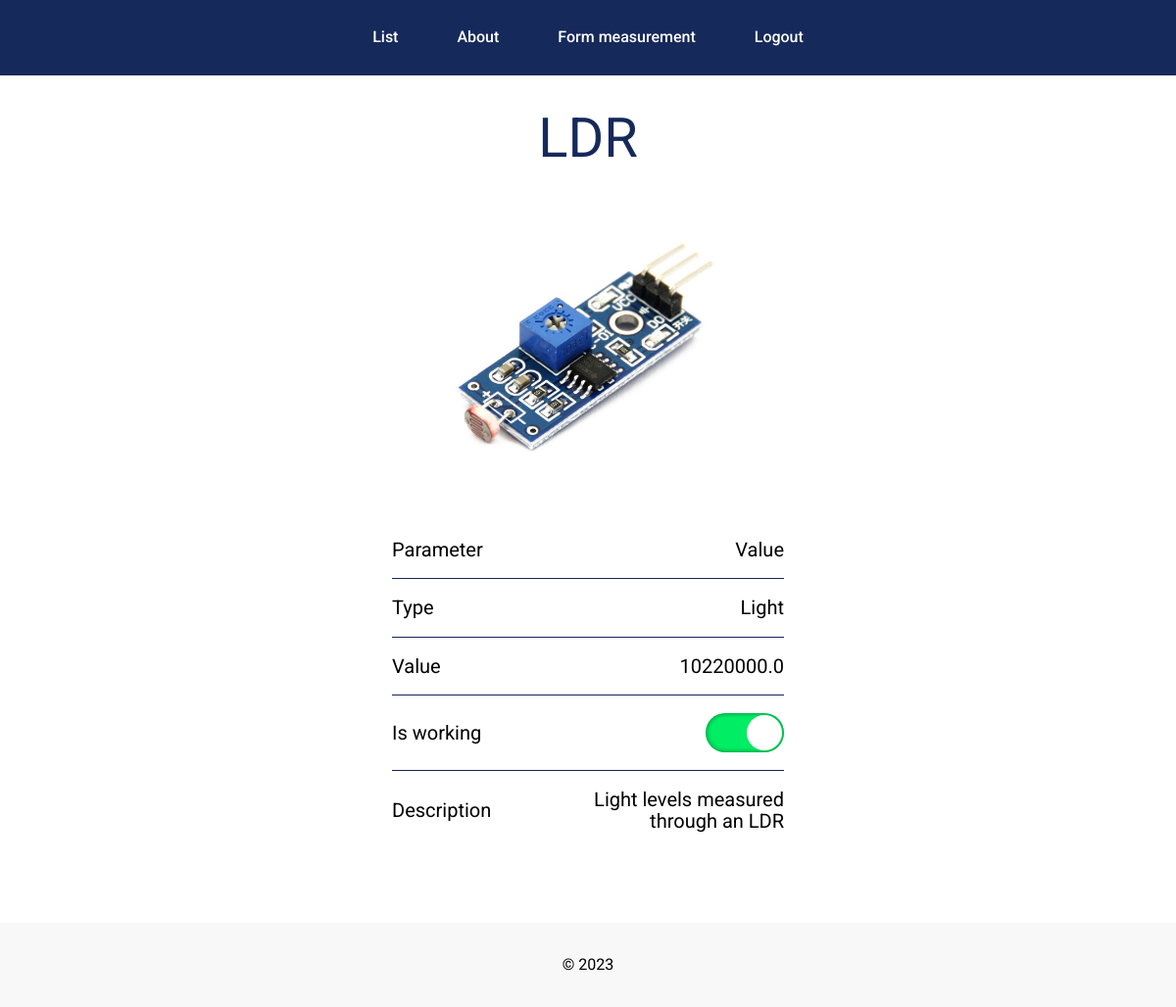
Page /measurement_details/8/ (signed in) on the earlier database version.
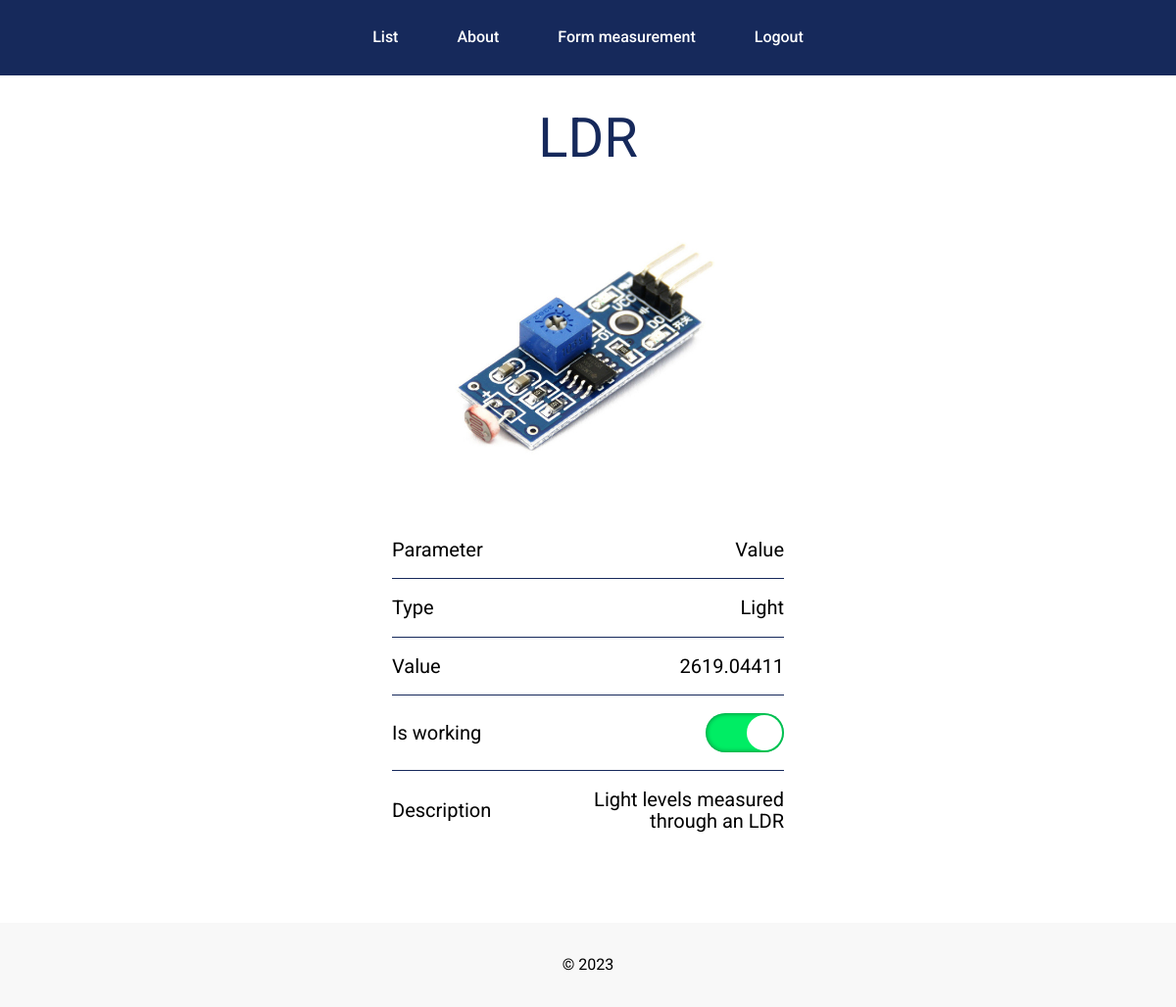
Same page on the later database version.
### pmiot/models.py (models this page shows, shortened)
class Measurement(models.Model):
    measurementName = models.CharField(default='Name', max_length=250)
    measurementType = models.CharField(default='Type', max_length=250)
    description = models.CharField(max_length=250, blank=True, null=True)
    min_value = models.IntegerField(default=0)
    max_value = models.IntegerField(default=100)
    value = models.FloatField(default=0, blank=True, null=True)
    dimension = models.CharField(default='°C', max_length=10)
    isWorking = models.BooleanField(default=False)
    image = models.ImageField(default=None, upload_to='', null=True)
    min_comfort = models.IntegerField(default=0)
    max_comfort = models.IntegerField(default=100)
    need_notification = models.BooleanField(default=False)
    is_notified = models.BooleanField(default=False)
    last_notified = models.DateTimeField(default=None, null=True)
    class Meta:
        ordering = ['measurementName']

### pmiot/views.py (the view)
# urls.py: path('measurement_details/<int:measurement_id>/', views.measurement_details, name='measurement_details'),
@login_required(login_url="/login/")
def measurement_details(request, measurement_id):
    prognose(measurement_id)
    process_data(measurement_id)
    sensor = get_object_or_404(Measurement, pk=measurement_id)
    is_comfortable = (sensor.value > sensor.min_comfort) and (sensor.value < sensor.max_comfort)
    if ((not is_comfortable) and
            ((not sensor.is_notified) or
             (sensor.is_notified and ((datetime.now(KyivTz)-sensor.last_notified).total_seconds() > 30 ))))\
            and (sensor.need_notification and sensor.isWorking): #300
        msg = "Attention! The sensor value is "
        if sensor.value < sensor.min_comfort:
            msg += "lower than comfortable!"
        elif sensor.value > sensor.max_comfort:
            msg += "higher than comfortable!"
        sensor.is_notified = True
        sensor.last_notified = datetime.now(KyivTz)
        sensor.save()
        context = {'details': sensor,
                   'msg': msg}
        return render(request, 'pmiot/measurement_details.html', context)
    else:
        sensor.is_notified = False
    context = {'details': sensor}
    return render(request, 'pmiot/measurement_details.html', context)

### pmiot/prognose/prognose.py (called while the page is built)
def prognose(id):
    dt = datetime.now(KyivTz)
    data = prepare_data(id)
    names = ['Linear Regression','Multi-layer Perceptron Regression', 'Decision Trees Regression','Bayesian Ridge Regression']
    res = []
    res.append(custom_linear_regression(data, dt))
    res.append(custom_mlp_regression(data, dt))
    res.append(custom_decision_trees_regression(data, dt))
    res.append(custom_Bayesian_ridge_regression(data, dt))
    dict = {names[i]: res[i] for i in range(len(names))}
    for key, value in dict.items():
        print(key, ': ', value)
    return dict

def prepare_data(id):
    archive = Archive.objects.filter(sensor_id=id)
    data = pd.DataFrame(list(archive.values('timestamp', 'value')))
    data['timestamp'] = pd.to_datetime(data['timestamp'])
    data['timestamp'] = data['timestamp'].astype(np.int64) // 10**9
    return data

def custom_linear_regression(data, dt):
    X_train, y_train = data[['timestamp']], data['value']
    model = make_pipeline(StandardScaler(), LinearRegression())
    model.fit(X_train, y_train)
    predicted_value = model.predict([[int(dt.timestamp())]])[0]
    return predicted_value

def custom_mlp_regression(data, dt):
    X_train, y_train = data[['timestamp']], data['value']
    model = make_pipeline(StandardScaler(), MLPRegressor(random_state=1, max_iter=500))
    model.fit(X_train, y_train)
    predicted_value = model.predict([[int(dt.timestamp())]])[0]
    return predicted_value

def custom_decision_trees_regression(data, dt):
    X_train, y_train = data[['timestamp']], data['value']
    model = make_pipeline(StandardScaler(), tree.DecisionTreeRegressor())
    model.fit(X_train, y_train)
    predicted_value = model.predict([[int(dt.timestamp())]])[0]
    return predicted_value

def custom_Bayesian_ridge_regression(data, dt):
    X_train, y_train = data[['timestamp']], data['value']
    model = make_pipeline(StandardScaler(), BayesianRidge())
    model.fit(X_train, y_train)
    predicted_value = model.predict([[int(dt.timestamp())]])[0]
    return predicted_value

### pmiot/scheduler/scheduler.py (called while the page is built)
def get_all_topics():
    sensors = Measurement.objects.all()
    topics = {i.pk: i.measurementType for i in sensors}
    return topics

### pmiot/templates/pmiot/measurement_details.html (shortened to what this page needs)
{% extends "pmiot/layout.html" %}
{% block content %}
  <section class="details">
    <div class="_container">
      <div class="details__wrapper">
        <h1 class="details__title">
          {{details.measurementName}}
        </h1>
        <div class="details__image">
          <img src="{{details.image.url}}" alt="{{details.measurementName}}">
        </div>
        <ul class="details-list">
          <li class="details__item">
            <div class="details__column">
              Parameter
            </div>
            <div class="details__column">
              Value
            </div>
          </li>
          <li class="details__item">
            <div class="details__column">
              Type
            </div>
            <div class="details__column">
              {{details.measurementType}}
            </div>
          </li>
          <li class="details__item">
            <div class="details__column">
              Value
            </div>
            <div class="details__column">
              {% if details.isWorking == True %}
                {{details.value}}
              {% elif details.isWorking == False %}
                -
              {% endif  %}
            </div>
          </li>
          <li class="details__item">
            <div class="details__column">
              Is working
            </div>
            <div class="details__column">
              <label for="submit" class="button-turn" data-state="{{details.isWorking}}">
                <span class="button-turn__label"></span>
              </label>
            </div>
          </li>
          <li class="details__item">
            <div class="details__column">
              Description
            </div>
            <div class="details__column">
              {{details.description}}
            </div>
          </li>
        </ul>
      </div>
    </div>
  </section>
{% endblock %}

### pmiot/templates/pmiot/layout.html (shortened to what this page needs)
<!DOCTYPE html>
<html>
  <head>
    {% load static %}
    <link
    rel="stylesheet"
    type="text/css"
    href="{% static 'pmiot/reset.css' %}"
    />
    {% load static %}
    <link
    rel="stylesheet"
    type="text/css"
    href="{% static 'pmiot/fonts.css' %}"
    />
    {% load static %}
    <link
      rel="stylesheet"
      type="text/css"
      href="{% static 'pmiot/styles.css' %}"
    />
    {% load static %}
  </head>
  <body>
    <header class="header">
      <div class="_container">
        <div class="nav navigation">
          <ul class="navigation-list">
            {% if request.user.is_authenticated %}
            <li>
              <a href="{% url 'measurement_list' %}" class="navigation__link">List</a>
            </li>
            <li>
              <a href="{% url 'about' %}" class="navigation__link">About</a>
            </li>
            <li>
              <a href="{% url 'create_measurement' %}" class="navigation__link">Form measurement</a>
            </li>
            <li>
              <a href="{% url 'logout' %}" class="navigation__link">Logout</a>
            </li>
            {% else %}
            <li>
              <a href="{% url 'login' %}" class="navigation__link">Login</a>
            </li>
            {% endif %}
          </ul>
        </div>
      </div>
    </header>
    <div class="main">
      {% block content %} {% endblock %}
    </div>
    <footer class="footer">
      <div class="_container">
        <p class="copyrights">&copy; 2023</p>
      </div>
    </footer>
  </body>
</html>

Differences in the rows shown:
changed Measurement "LDR": value "10220000.0" → "2619.04411"
